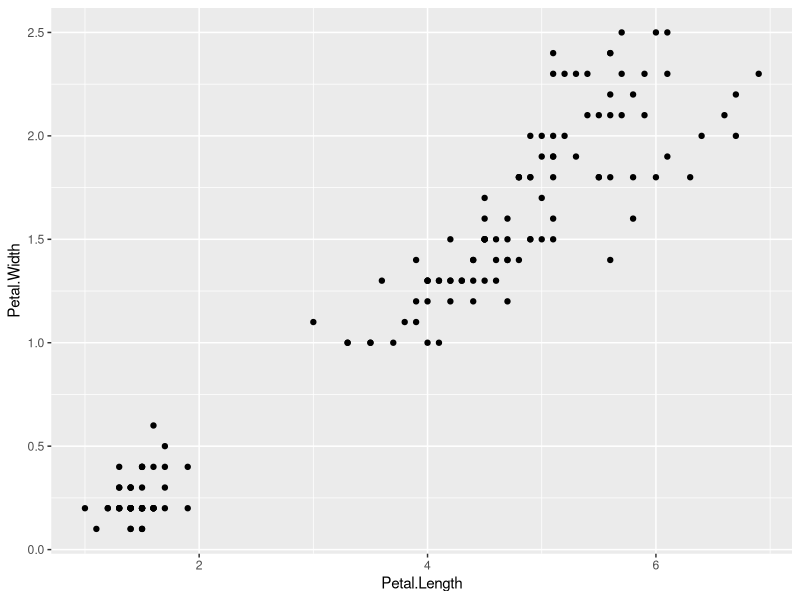
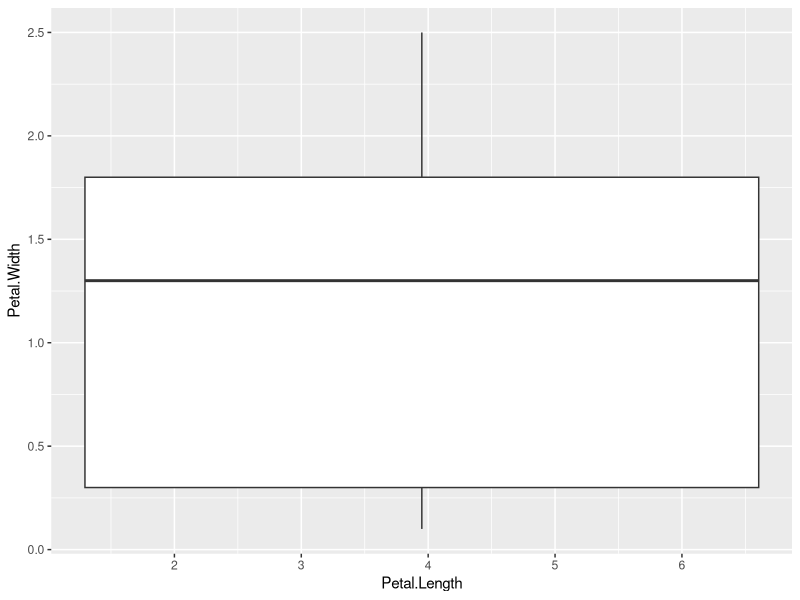

Generate these figures, in order, with R:
## ---- chunk 1
library(tidyverse)


## ---- chunk 2
#| title: My Iris Chart

iris %>% ggplot(aes(x = Petal.Length, y = Petal.Width)) + geom_point()

## ---- chunk 3
iris %>% ggplot(aes(x = Petal.Length, y = Petal.Width)) + geom_boxplot()
